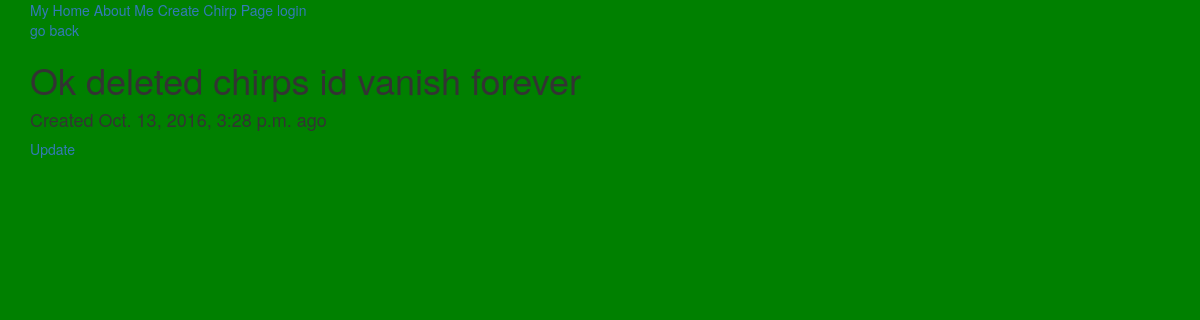
Screenshot of /chirps/32/ with the database file from the repository.
### app/models.py (models this page shows)
class Chirp(models.Model):
    body = models.CharField(max_length=140)
    created = models.DateTimeField(auto_now_add=True)
    class Meta:
        ordering = ("-created",)

### app/views.py (the view)
# urls.py: url(r'^chirps/(?P<pk>\d+)/$', ChirpDetailView.as_view(), name="chirp_detail_view"),
class ChirpDetailView(DetailView):
    model = Chirp

### templates/app/chirp_detail.html
{% extends "base.html" %}
{% block content %}
<p>
<a href="{% url 'chirp_view' %}">go back</a>
</p>
<h1>{{ object.body }}</h1>
<h4>Created {{ object.created}} ago</h4>
<a href="{% url 'chirp_update_view' object.id %}">Update</a>
{% endblock%}

### templates/base.html (style rules this page uses)
body { background-color: green; }

### rows the page displays
Chirp: body "Ok deleted chirps id vanish forever", created "Oct. 13, 2016, 3:28 p.m."
